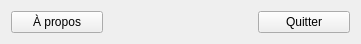
   <widget class="QWidget" name="layoutWidget1">
    <property name="geometry">
     <rect>
      <x>0</x>
      <y>610</y>
      <width>361</width>
      <height>32</height>
     </rect>
    </property>
    <layout class="QHBoxLayout" name="horizontalLayout_5">
     <item>
      <widget class="QPushButton" name="pushButton_about">
       <property name="cursor">
        <cursorShape>PointingHandCursor</cursorShape>
       </property>
       <property name="text">
        <string>À propos</string>
       </property>
       <property name="icon">
        <iconset resource="qtresource.qrc">
         <normaloff>:/icons/about.png</normaloff>:/icons/about.png</iconset>
       </property>
      </widget>
     </item>
     <item>
      <widget class="QLabel" name="label_version">
       <property name="text">
        <string/>
       </property>
       <property name="scaledContents">
        <bool>false</bool>
       </property>
       <property name="alignment">
        <set>Qt::AlignCenter</set>
       </property>
      </widget>
     </item>
     <item>
      <widget class="QLabel" name="label_logo_univ_saida">
       <property name="maximumSize">
        <size>
         <width>45</width>
         <height>21</height>
        </size>
       </property>
       <property name="text">
        <string/>
       </property>
       <property name="pixmap">
        <pixmap resource="qtresource.qrc">:/icons/log_universite_SAIDA.png</pixmap>
       </property>
       <property name="scaledContents">
        <bool>true</bool>
       </property>
       <property name="alignment">
        <set>Qt::AlignCenter</set>
       </property>
      </widget>
     </item>
     <item>
      <widget class="QPushButton" name="pushButton_close">
       <property name="cursor">
        <cursorShape>PointingHandCursor</cursorShape>
       </property>
       <property name="text">
        <string>Quitter</string>
       </property>
       <property name="icon">
        <iconset resource="qtresource.qrc">
         <normaloff>:/icons/application-exit.png</normaloff>:/icons/application-exit.png</iconset>
       </property>
      </widget>
     </item>
    </layout>
   </widget>
